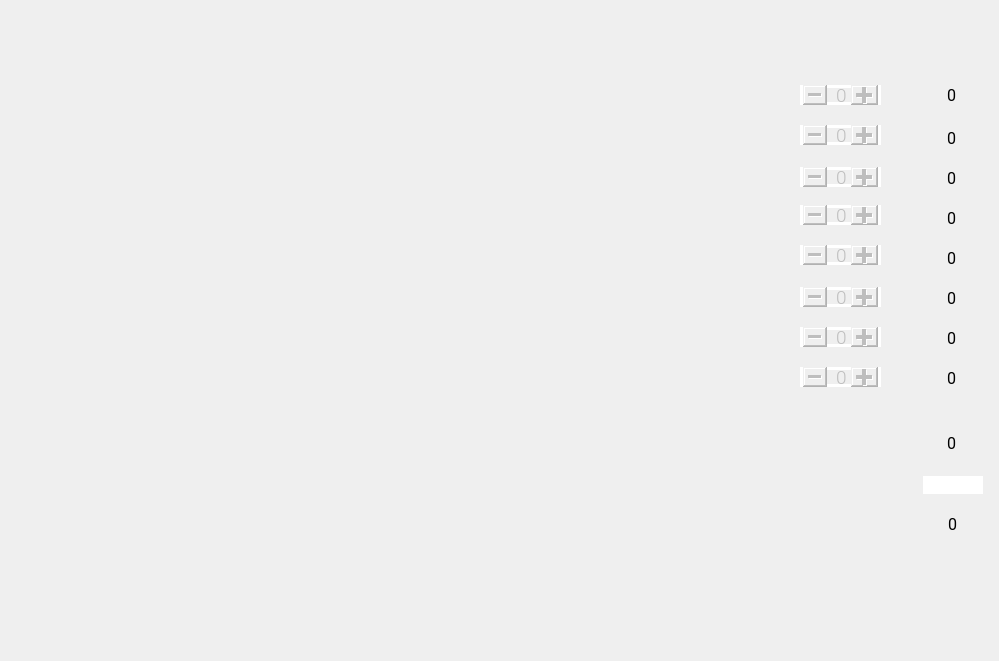
<?xml version="1.0" encoding="UTF-8"?>
<ui version="4.0">
 <class>PizzaWindow</class>
 <widget class="QMainWindow" name="PizzaWindow">
  <property name="geometry">
   <rect>
    <x>0</x>
    <y>0</y>
    <width>999</width>
    <height>661</height>
   </rect>
  </property>
  <property name="windowTitle">
   <string>Pizza Time !</string>
  </property>
  <widget class="QWidget" name="centralwidget">
   <widget class="QLabel" name="pnotzza">
    <property name="geometry">
     <rect>
      <x>0</x>
      <y>0</y>
      <width>1001</width>
      <height>661</height>
     </rect>
    </property>
    <property name="text">
     <string/>
    </property>
    <property name="pixmap">
     <pixmap>Window1.png</pixmap>
    </property>
   </widget>
   <widget class="QPushButton" name="btn1">
    <property name="geometry">
     <rect>
      <x>78</x>
      <y>173</y>
      <width>25</width>
      <height>25</height>
     </rect>
    </property>
    <property name="text">
     <string/>
    </property>
    <property name="flat">
     <bool>true</bool>
    </property>
   </widget>
   <widget class="QPushButton" name="btn2">
    <property name="geometry">
     <rect>
      <x>238</x>
      <y>173</y>
      <width>25</width>
      <height>25</height>
     </rect>
    </property>
    <property name="text">
     <string/>
    </property>
    <property name="flat">
     <bool>true</bool>
    </property>
   </widget>
   <widget class="QPushButton" name="btn3">
    <property name="geometry">
     <rect>
      <x>398</x>
      <y>173</y>
      <width>25</width>
      <height>25</height>
     </rect>
    </property>
    <property name="text">
     <string/>
    </property>
    <property name="flat">
     <bool>true</bool>
    </property>
   </widget>
   <widget class="QPushButton" name="btn4">
    <property name="geometry">
     <rect>
      <x>558</x>
      <y>173</y>
      <width>25</width>
      <height>25</height>
     </rect>
    </property>
    <property name="text">
     <string/>
    </property>
    <property name="flat">
     <bool>true</bool>
    </property>
   </widget>
   <widget class="QPushButton" name="btn5">
    <property name="geometry">
     <rect>
      <x>77</x>
      <y>426</y>
      <width>25</width>
      <height>25</height>
     </rect>
    </property>
    <property name="text">
     <string/>
    </property>
    <property name="flat">
     <bool>true</bool>
    </property>
   </widget>
   <widget class="QPushButton" name="btn6">
    <property name="geometry">
     <rect>
      <x>238</x>
      <y>426</y>
      <width>25</width>
      <height>25</height>
     </rect>
    </property>
    <property name="text">
     <string/>
    </property>
    <property name="flat">
     <bool>true</bool>
    </property>
   </widget>
   <widget class="QPushButton" name="btn7">
    <property name="geometry">
     <rect>
      <x>398</x>
      <y>426</y>
      <width>25</width>
      <height>25</height>
     </rect>
    </property>
    <property name="text">
     <string/>
    </property>
    <property name="flat">
     <bool>true</bool>
    </property>
   </widget>
   <widget class="QPushButton" name="btn8">
    <property name="geometry">
     <rect>
      <x>558</x>
      <y>426</y>
      <width>25</width>
      <height>25</height>
     </rect>
    </property>
    <property name="text">
     <string/>
    </property>
    <property name="flat">
     <bool>true</bool>
    </property>
   </widget>
   <widget class="QPushButton" name="checkout">
    <property name="geometry">
     <rect>
      <x>670</x>
      <y>587</y>
      <width>321</width>
      <height>55</height>
     </rect>
    </property>
    <property name="text">
     <string/>
    </property>
    <property name="flat">
     <bool>true</bool>
    </property>
   </widget>
   <widget class="QSpinBox" name="spin1">
    <property name="enabled">
     <bool>false</bool>
    </property>
    <property name="geometry">
     <rect>
      <x>800</x>
      <y>85</y>
      <width>81</width>
      <height>20</height>
     </rect>
    </property>
    <property name="sizePolicy">
     <sizepolicy hsizetype="Fixed" vsizetype="Fixed">
      <horstretch>0</horstretch>
      <verstretch>0</verstretch>
     </sizepolicy>
    </property>
    <property name="font">
     <font>
      <family>Roboto Light</family>
      <pointsize>14</pointsize>
     </font>
    </property>
    <property name="focusPolicy">
     <enum>Qt::ClickFocus</enum>
    </property>
    <property name="contextMenuPolicy">
     <enum>Qt::DefaultContextMenu</enum>
    </property>
    <property name="layoutDirection">
     <enum>Qt::LeftToRight</enum>
    </property>
    <property name="autoFillBackground">
     <bool>false</bool>
    </property>
    <property name="styleSheet">
     <string notr="true">QSpinBox::down-button {
    subcontrol-position: center left;
    height: 20px;
    width: 24px;
}
QSpinBox::up-button {
    subcontrol-position: center right;
    height: 20px;
    width: 27px;
}</string>
    </property>
    <property name="wrapping">
     <bool>false</bool>
    </property>
    <property name="frame">
     <bool>false</bool>
    </property>
    <property name="alignment">
     <set>Qt::AlignRight|Qt::AlignTrailing|Qt::AlignVCenter</set>
    </property>
    <property name="buttonSymbols">
     <enum>QAbstractSpinBox::PlusMinus</enum>
    </property>
    <property name="accelerated">
     <bool>true</bool>
    </property>
    <property name="showGroupSeparator" stdset="0">
     <bool>true</bool>
    </property>
    <property name="maximum">
     <number>20</number>
    </property>
    <property name="singleStep">
     <number>1</number>
    </property>
    <property name="stepType">
     <enum>QAbstractSpinBox::AdaptiveDecimalStepType</enum>
    </property>
    <property name="displayIntegerBase">
     <number>10</number>
    </property>
   </widget>
   <widget class="QSpinBox" name="spin2">
    <property name="enabled">
     <bool>false</bool>
    </property>
    <property name="geometry">
     <rect>
      <x>800</x>
      <y>125</y>
      <width>81</width>
      <height>20</height>
     </rect>
    </property>
    <property name="sizePolicy">
     <sizepolicy hsizetype="Fixed" vsizetype="Fixed">
      <horstretch>0</horstretch>
      <verstretch>0</verstretch>
     </sizepolicy>
    </property>
    <property name="font">
     <font>
      <family>Roboto Light</family>
      <pointsize>14</pointsize>
     </font>
    </property>
    <property name="focusPolicy">
     <enum>Qt::ClickFocus</enum>
    </property>
    <property name="contextMenuPolicy">
     <enum>Qt::DefaultContextMenu</enum>
    </property>
    <property name="layoutDirection">
     <enum>Qt::LeftToRight</enum>
    </property>
    <property name="autoFillBackground">
     <bool>false</bool>
    </property>
    <property name="styleSheet">
     <string notr="true">QSpinBox::down-button {
    subcontrol-position: center left;
    height: 20px;
    width: 24px;
}
QSpinBox::up-button {
    subcontrol-position: center right;
    height: 20px;
    width: 27px;
}</string>
    </property>
    <property name="wrapping">
     <bool>false</bool>
    </property>
    <property name="frame">
     <bool>false</bool>
    </property>
    <property name="alignment">
     <set>Qt::AlignRight|Qt::AlignTrailing|Qt::AlignVCenter</set>
    </property>
    <property name="buttonSymbols">
     <enum>QAbstractSpinBox::PlusMinus</enum>
    </property>
    <property name="accelerated">
     <bool>true</bool>
    </property>
    <property name="showGroupSeparator" stdset="0">
     <bool>true</bool>
    </property>
    <property name="maximum">
     <number>20</number>
    </property>
    <property name="singleStep">
     <number>1</number>
    </property>
    <property name="stepType">
     <enum>QAbstractSpinBox::AdaptiveDecimalStepType</enum>
    </property>
    <property name="displayIntegerBase">
     <number>10</number>
    </property>
   </widget>
   <widget class="QSpinBox" name="spin3">
    <property name="enabled">
     <bool>false</bool>
    </property>
    <property name="geometry">
     <rect>
      <x>800</x>
      <y>167</y>
      <width>81</width>
      <height>20</height>
     </rect>
    </property>
    <property name="sizePolicy">
     <sizepolicy hsizetype="Fixed" vsizetype="Fixed">
      <horstretch>0</horstretch>
      <verstretch>0</verstretch>
     </sizepolicy>
    </property>
    <property name="font">
     <font>
      <family>Roboto Light</family>
      <pointsize>14</pointsize>
     </font>
    </property>
    <property name="focusPolicy">
     <enum>Qt::ClickFocus</enum>
    </property>
    <property name="contextMenuPolicy">
     <enum>Qt::DefaultContextMenu</enum>
    </property>
    <property name="layoutDirection">
     <enum>Qt::LeftToRight</enum>
    </property>
    <property name="autoFillBackground">
     <bool>false</bool>
    </property>
    <property name="styleSheet">
     <string notr="true">QSpinBox::down-button {
    subcontrol-position: center left;
    height: 20px;
    width: 24px;
}
QSpinBox::up-button {
    subcontrol-position: center right;
    height: 20px;
    width: 27px;
}</string>
    </property>
    <property name="wrapping">
     <bool>false</bool>
    </property>
    <property name="frame">
     <bool>false</bool>
    </property>
    <property name="alignment">
     <set>Qt::AlignRight|Qt::AlignTrailing|Qt::AlignVCenter</set>
    </property>
    <property name="buttonSymbols">
     <enum>QAbstractSpinBox::PlusMinus</enum>
    </property>
    <property name="accelerated">
     <bool>true</bool>
    </property>
    <property name="showGroupSeparator" stdset="0">
     <bool>true</bool>
    </property>
    <property name="maximum">
     <number>20</number>
    </property>
    <property name="singleStep">
     <number>1</number>
    </property>
    <property name="stepType">
     <enum>QAbstractSpinBox::AdaptiveDecimalStepType</enum>
    </property>
    <property name="displayIntegerBase">
     <number>10</number>
    </property>
   </widget>
   <widget class="QSpinBox" name="spin4">
    <property name="enabled">
     <bool>false</bool>
    </property>
    <property name="geometry">
     <rect>
      <x>800</x>
      <y>205</y>
      <width>81</width>
      <height>20</height>
     </rect>
    </property>
    <property name="sizePolicy">
     <sizepolicy hsizetype="Fixed" vsizetype="Fixed">
      <horstretch>0</horstretch>
      <verstretch>0</verstretch>
     </sizepolicy>
    </property>
    <property name="font">
     <font>
      <family>Roboto Light</family>
      <pointsize>14</pointsize>
     </font>
    </property>
    <property name="focusPolicy">
     <enum>Qt::ClickFocus</enum>
    </property>
    <property name="contextMenuPolicy">
     <enum>Qt::DefaultContextMenu</enum>
    </property>
    <property name="layoutDirection">
     <enum>Qt::LeftToRight</enum>
    </property>
    <property name="autoFillBackground">
     <bool>false</bool>
    </property>
    <property name="styleSheet">
     <string notr="true">QSpinBox::down-button {
    subcontrol-position: center left;
    height: 20px;
    width: 24px;
}
QSpinBox::up-button {
    subcontrol-position: center right;
    height: 20px;
    width: 27px;
}</string>
    </property>
    <property name="wrapping">
     <bool>false</bool>
    </property>
    <property name="frame">
     <bool>false</bool>
    </property>
    <property name="alignment">
     <set>Qt::AlignRight|Qt::AlignTrailing|Qt::AlignVCenter</set>
    </property>
    <property name="buttonSymbols">
     <enum>QAbstractSpinBox::PlusMinus</enum>
    </property>
    <property name="accelerated">
     <bool>true</bool>
    </property>
    <property name="showGroupSeparator" stdset="0">
     <bool>true</bool>
    </property>
    <property name="maximum">
     <number>20</number>
    </property>
    <property name="singleStep">
     <number>1</number>
    </property>
    <property name="stepType">
     <enum>QAbstractSpinBox::AdaptiveDecimalStepType</enum>
    </property>
    <property name="displayIntegerBase">
     <number>10</number>
    </property>
   </widget>
   <widget class="QSpinBox" name="spin5">
    <property name="enabled">
     <bool>false</bool>
    </property>
    <property name="geometry">
     <rect>
      <x>800</x>
      <y>245</y>
      <width>81</width>
      <height>20</height>
     </rect>
    </property>
    <property name="sizePolicy">
     <sizepolicy hsizetype="Fixed" vsizetype="Fixed">
      <horstretch>0</horstretch>
      <verstretch>0</verstretch>
     </sizepolicy>
    </property>
    <property name="font">
     <font>
      <family>Roboto Light</family>
      <pointsize>14</pointsize>
     </font>
    </property>
    <property name="focusPolicy">
     <enum>Qt::ClickFocus</enum>
    </property>
    <property name="contextMenuPolicy">
     <enum>Qt::DefaultContextMenu</enum>
    </property>
    <property name="layoutDirection">
     <enum>Qt::LeftToRight</enum>
    </property>
    <property name="autoFillBackground">
     <bool>false</bool>
    </property>
    <property name="styleSheet">
     <string notr="true">QSpinBox::down-button {
    subcontrol-position: center left;
    height: 20px;
    width: 24px;
}
QSpinBox::up-button {
    subcontrol-position: center right;
    height: 20px;
    width: 27px;
}</string>
    </property>
    <property name="wrapping">
     <bool>false</bool>
    </property>
    <property name="frame">
     <bool>false</bool>
    </property>
    <property name="alignment">
     <set>Qt::AlignRight|Qt::AlignTrailing|Qt::AlignVCenter</set>
    </property>
    <property name="buttonSymbols">
     <enum>QAbstractSpinBox::PlusMinus</enum>
    </property>
    <property name="accelerated">
     <bool>true</bool>
    </property>
    <property name="showGroupSeparator" stdset="0">
     <bool>true</bool>
    </property>
    <property name="maximum">
     <number>20</number>
    </property>
    <property name="singleStep">
     <number>1</number>
    </property>
    <property name="stepType">
     <enum>QAbstractSpinBox::AdaptiveDecimalStepType</enum>
    </property>
    <property name="displayIntegerBase">
     <number>10</number>
    </property>
   </widget>
   <widget class="QSpinBox" name="spin6">
    <property name="enabled">
     <bool>false</bool>
    </property>
    <property name="geometry">
     <rect>
      <x>800</x>
      <y>287</y>
      <width>81</width>
      <height>20</height>
     </rect>
    </property>
    <property name="sizePolicy">
     <sizepolicy hsizetype="Fixed" vsizetype="Fixed">
      <horstretch>0</horstretch>
      <verstretch>0</verstretch>
     </sizepolicy>
    </property>
    <property name="font">
     <font>
      <family>Roboto Light</family>
      <pointsize>14</pointsize>
     </font>
    </property>
    <property name="focusPolicy">
     <enum>Qt::ClickFocus</enum>
    </property>
    <property name="contextMenuPolicy">
     <enum>Qt::DefaultContextMenu</enum>
    </property>
    <property name="layoutDirection">
     <enum>Qt::LeftToRight</enum>
    </property>
    <property name="autoFillBackground">
     <bool>false</bool>
    </property>
    <property name="styleSheet">
     <string notr="true">QSpinBox::down-button {
    subcontrol-position: center left;
    height: 20px;
    width: 24px;
}
QSpinBox::up-button {
    subcontrol-position: center right;
    height: 20px;
    width: 27px;
}</string>
    </property>
    <property name="wrapping">
     <bool>false</bool>
    </property>
    <property name="frame">
     <bool>false</bool>
    </property>
    <property name="alignment">
     <set>Qt::AlignRight|Qt::AlignTrailing|Qt::AlignVCenter</set>
    </property>
    <property name="buttonSymbols">
     <enum>QAbstractSpinBox::PlusMinus</enum>
    </property>
    <property name="accelerated">
     <bool>true</bool>
    </property>
    <property name="showGroupSeparator" stdset="0">
     <bool>true</bool>
    </property>
    <property name="maximum">
     <number>20</number>
    </property>
    <property name="singleStep">
     <number>1</number>
    </property>
    <property name="stepType">
     <enum>QAbstractSpinBox::AdaptiveDecimalStepType</enum>
    </property>
    <property name="displayIntegerBase">
     <number>10</number>
    </property>
   </widget>
   <widget class="QSpinBox" name="spin7">
    <property name="enabled">
     <bool>false</bool>
    </property>
    <property name="geometry">
     <rect>
      <x>800</x>
      <y>327</y>
      <width>81</width>
      <height>20</height>
     </rect>
    </property>
    <property name="sizePolicy">
     <sizepolicy hsizetype="Fixed" vsizetype="Fixed">
      <horstretch>0</horstretch>
      <verstretch>0</verstretch>
     </sizepolicy>
    </property>
    <property name="font">
     <font>
      <family>Roboto Light</family>
      <pointsize>14</pointsize>
     </font>
    </property>
    <property name="focusPolicy">
     <enum>Qt::ClickFocus</enum>
    </property>
    <property name="contextMenuPolicy">
     <enum>Qt::DefaultContextMenu</enum>
    </property>
    <property name="layoutDirection">
     <enum>Qt::LeftToRight</enum>
    </property>
    <property name="autoFillBackground">
     <bool>false</bool>
    </property>
    <property name="styleSheet">
     <string notr="true">QSpinBox::down-button {
    subcontrol-position: center left;
    height: 20px;
    width: 24px;
}
QSpinBox::up-button {
    subcontrol-position: center right;
    height: 20px;
    width: 27px;
}</string>
    </property>
    <property name="wrapping">
     <bool>false</bool>
    </property>
    <property name="frame">
     <bool>false</bool>
    </property>
    <property name="alignment">
     <set>Qt::AlignRight|Qt::AlignTrailing|Qt::AlignVCenter</set>
    </property>
    <property name="buttonSymbols">
     <enum>QAbstractSpinBox::PlusMinus</enum>
    </property>
    <property name="accelerated">
     <bool>true</bool>
    </property>
    <property name="showGroupSeparator" stdset="0">
     <bool>true</bool>
    </property>
    <property name="maximum">
     <number>20</number>
    </property>
    <property name="singleStep">
     <number>1</number>
    </property>
    <property name="stepType">
     <enum>QAbstractSpinBox::AdaptiveDecimalStepType</enum>
    </property>
    <property name="displayIntegerBase">
     <number>10</number>
    </property>
   </widget>
   <widget class="QSpinBox" name="spin8">
    <property name="enabled">
     <bool>false</bool>
    </property>
    <property name="geometry">
     <rect>
      <x>800</x>
      <y>367</y>
      <width>81</width>
      <height>20</height>
     </rect>
    </property>
    <property name="sizePolicy">
     <sizepolicy hsizetype="Fixed" vsizetype="Fixed">
      <horstretch>0</horstretch>
      <verstretch>0</verstretch>
     </sizepolicy>
    </property>
    <property name="font">
     <font>
      <family>Roboto Light</family>
      <pointsize>14</pointsize>
     </font>
    </property>
    <property name="focusPolicy">
     <enum>Qt::ClickFocus</enum>
    </property>
    <property name="contextMenuPolicy">
     <enum>Qt::DefaultContextMenu</enum>
    </property>
    <property name="layoutDirection">
     <enum>Qt::LeftToRight</enum>
    </property>
    <property name="autoFillBackground">
     <bool>false</bool>
    </property>
    <property name="styleSheet">
     <string notr="true">QSpinBox::down-button {
    subcontrol-position: center left;
    height: 20px;
    width: 24px;
}
QSpinBox::up-button {
    subcontrol-position: center right;
    height: 20px;
    width: 27px;
}</string>
    </property>
    <property name="wrapping">
     <bool>false</bool>
    </property>
    <property name="frame">
     <bool>false</bool>
    </property>
    <property name="alignment">
     <set>Qt::AlignRight|Qt::AlignTrailing|Qt::AlignVCenter</set>
    </property>
    <property name="buttonSymbols">
     <enum>QAbstractSpinBox::PlusMinus</enum>
    </property>
    <property name="accelerated">
     <bool>true</bool>
    </property>
    <property name="showGroupSeparator" stdset="0">
     <bool>true</bool>
    </property>
    <property name="maximum">
     <number>20</number>
    </property>
    <property name="singleStep">
     <number>1</number>
    </property>
    <property name="stepType">
     <enum>QAbstractSpinBox::AdaptiveDecimalStepType</enum>
    </property>
    <property name="displayIntegerBase">
     <number>10</number>
    </property>
   </widget>
   <widget class="QLabel" name="p1">
    <property name="geometry">
     <rect>
      <x>947</x>
      <y>85</y>
      <width>31</width>
      <height>20</height>
     </rect>
    </property>
    <property name="font">
     <font>
      <family>Roboto</family>
      <pointsize>12</pointsize>
     </font>
    </property>
    <property name="layoutDirection">
     <enum>Qt::RightToLeft</enum>
    </property>
    <property name="text">
     <string>0</string>
    </property>
   </widget>
   <widget class="QLabel" name="p2">
    <property name="geometry">
     <rect>
      <x>947</x>
      <y>130</y>
      <width>31</width>
      <height>16</height>
     </rect>
    </property>
    <property name="font">
     <font>
      <family>Roboto</family>
      <pointsize>12</pointsize>
     </font>
    </property>
    <property name="layoutDirection">
     <enum>Qt::RightToLeft</enum>
    </property>
    <property name="text">
     <string>0</string>
    </property>
   </widget>
   <widget class="QLabel" name="p3">
    <property name="geometry">
     <rect>
      <x>947</x>
      <y>170</y>
      <width>31</width>
      <height>16</height>
     </rect>
    </property>
    <property name="font">
     <font>
      <family>Roboto</family>
      <pointsize>12</pointsize>
     </font>
    </property>
    <property name="layoutDirection">
     <enum>Qt::RightToLeft</enum>
    </property>
    <property name="text">
     <string>0</string>
    </property>
   </widget>
   <widget class="QLabel" name="p4">
    <property name="geometry">
     <rect>
      <x>947</x>
      <y>210</y>
      <width>31</width>
      <height>16</height>
     </rect>
    </property>
    <property name="font">
     <font>
      <family>Roboto</family>
      <pointsize>12</pointsize>
     </font>
    </property>
    <property name="layoutDirection">
     <enum>Qt::RightToLeft</enum>
    </property>
    <property name="text">
     <string>0</string>
    </property>
   </widget>
   <widget class="QLabel" name="p5">
    <property name="geometry">
     <rect>
      <x>947</x>
      <y>250</y>
      <width>31</width>
      <height>16</height>
     </rect>
    </property>
    <property name="font">
     <font>
      <family>Roboto</family>
      <pointsize>12</pointsize>
     </font>
    </property>
    <property name="layoutDirection">
     <enum>Qt::RightToLeft</enum>
    </property>
    <property name="text">
     <string>0</string>
    </property>
   </widget>
   <widget class="QLabel" name="p6">
    <property name="geometry">
     <rect>
      <x>947</x>
      <y>290</y>
      <width>31</width>
      <height>16</height>
     </rect>
    </property>
    <property name="font">
     <font>
      <family>Roboto</family>
      <pointsize>12</pointsize>
     </font>
    </property>
    <property name="layoutDirection">
     <enum>Qt::RightToLeft</enum>
    </property>
    <property name="text">
     <string>0</string>
    </property>
   </widget>
   <widget class="QLabel" name="p7">
    <property name="geometry">
     <rect>
      <x>947</x>
      <y>330</y>
      <width>31</width>
      <height>16</height>
     </rect>
    </property>
    <property name="font">
     <font>
      <family>Roboto</family>
      <pointsize>12</pointsize>
     </font>
    </property>
    <property name="layoutDirection">
     <enum>Qt::RightToLeft</enum>
    </property>
    <property name="text">
     <string>0</string>
    </property>
   </widget>
   <widget class="QLabel" name="p8">
    <property name="geometry">
     <rect>
      <x>947</x>
      <y>370</y>
      <width>31</width>
      <height>16</height>
     </rect>
    </property>
    <property name="font">
     <font>
      <family>Roboto</family>
      <pointsize>12</pointsize>
     </font>
    </property>
    <property name="layoutDirection">
     <enum>Qt::RightToLeft</enum>
    </property>
    <property name="text">
     <string>0</string>
    </property>
   </widget>
   <widget class="QLabel" name="total">
    <property name="geometry">
     <rect>
      <x>947</x>
      <y>435</y>
      <width>31</width>
      <height>16</height>
     </rect>
    </property>
    <property name="font">
     <font>
      <family>Roboto</family>
      <pointsize>12</pointsize>
     </font>
    </property>
    <property name="text">
     <string>0</string>
    </property>
   </widget>
   <widget class="QLabel" name="change">
    <property name="geometry">
     <rect>
      <x>948</x>
      <y>516</y>
      <width>31</width>
      <height>16</height>
     </rect>
    </property>
    <property name="font">
     <font>
      <family>Roboto</family>
      <pointsize>12</pointsize>
     </font>
    </property>
    <property name="text">
     <string>0</string>
    </property>
   </widget>
   <widget class="QLineEdit" name="cash">
    <property name="geometry">
     <rect>
      <x>923</x>
      <y>476</y>
      <width>60</width>
      <height>18</height>
     </rect>
    </property>
    <property name="font">
     <font>
      <family>Roboto</family>
      <pointsize>12</pointsize>
     </font>
    </property>
    <property name="maxLength">
     <number>6</number>
    </property>
    <property name="frame">
     <bool>false</bool>
    </property>
    <property name="clearButtonEnabled">
     <bool>false</bool>
    </property>
   </widget>
  </widget>
 </widget>
 <resources/>
 <connections/>
</ui>
